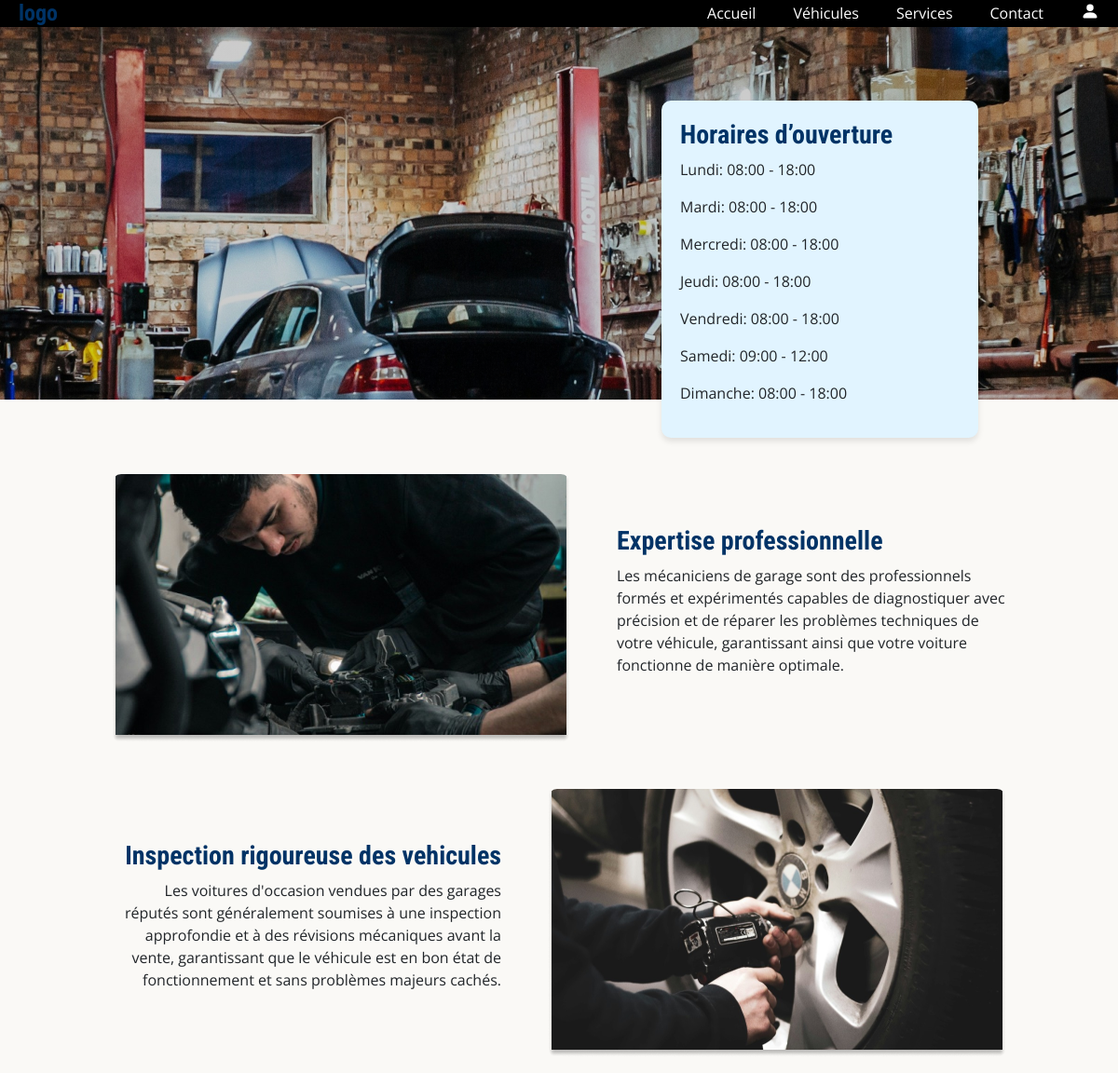
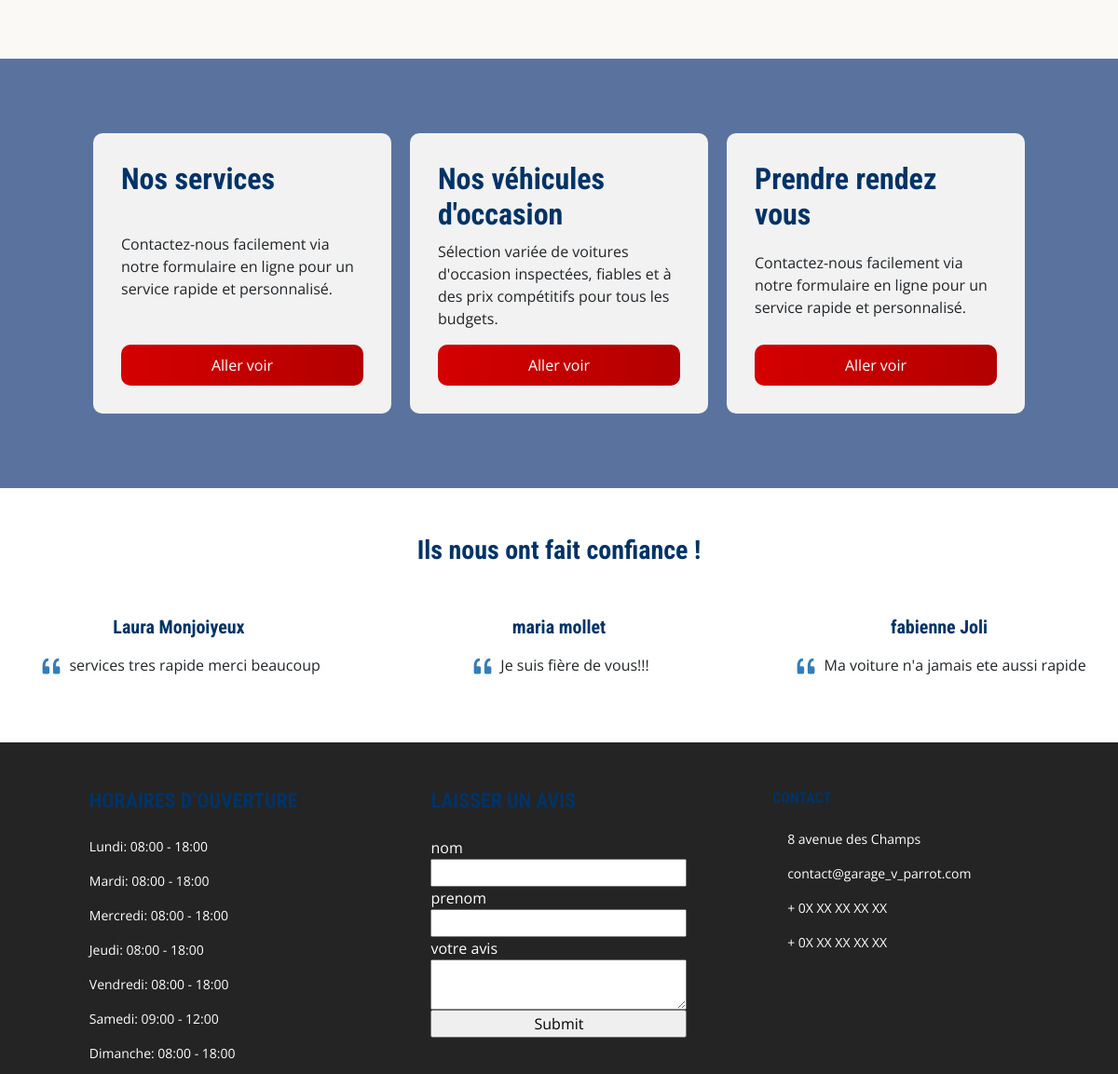
The page / on the database its author committed (2 pictures, top to bottom).
### tables this page shows
CREATE TABLE `opening_hours` (
  `id` int NOT NULL AUTO_INCREMENT,
  `day` varchar(255) NOT NULL,
  `open_time` time NOT NULL,
  `close_time` time NOT NULL,
  PRIMARY KEY (`id`)
);

CREATE TABLE `commentaires_affiches` (
  `id` int NOT NULL AUTO_INCREMENT,
  `nom` varchar(30) DEFAULT NULL,
  `prenom` varchar(30) DEFAULT NULL,
  `commentaire` varchar(300) DEFAULT NULL,
  PRIMARY KEY (`id`)
);

### public/index.php (the view, shortened to what this page needs)
<?php
require_once '../includes/db.php';
$stmt = $pdo->query("SELECT day, open_time, close_time FROM opening_hours ORDER BY FIELD(day, 'Lundi', 'Mardi', 'Mercredi', 'Jeudi', 'Vendredi', 'Samedi', 'Dimanche')");
$hours = $stmt->fetchAll();
$stmt = $pdo->query("SELECT id, nom, prenom, commentaire FROM commentaires_affiches LIMIT 3");
$commentaires = $stmt->fetchAll();
?>
<!DOCTYPE html>
<html lang="en">
<head>
    <link rel="stylesheet" href="../style/header.css">
    <link rel="stylesheet" href="../style/footer.css">
    <link href="https://cdn.jsdelivr.net/npm/bootstrap@5.3.2/dist/css/bootstrap.min.css" rel="stylesheet">
</head>
<body style="background-color: #FAF9F6;">
    <?php include("../assets/header.php");?>
    <main>
    <section class="section-header">
        <div class="header-card">
            <h3>Horaires d’ouverture </h3>
            <?php foreach ($hours as $hour) {
    echo '<p class="horraire">' .htmlspecialchars($hour['day']) . ": " . date('H:i', strtotime($hour['open_time'])) . " - " . date('H:i', strtotime($hour['close_time'])) . '</p>' ;
}
?>
        </div>
    </section>
    <section class="arguments">
        <div class="argument argument1">
            <img src="../images/moteur-home.png" alt="">
            <div>
            <h3>Expertise professionnelle</h3>
            <p>Les mécaniciens de garage sont des professionnels formés et expérimentés capables de diagnostiquer avec précision et de réparer les problèmes techniques de votre véhicule, garantissant ainsi que votre voiture fonctionne de manière optimale.</p>
            </div>
        </div>
        <div class="argument argument2">
            <div>
            <h3>Inspection rigoureuse des vehicules</h3>
            <p>Les voitures d'occasion vendues par des garages réputés sont généralement soumises à une inspection approfondie et à des révisions mécaniques avant la vente, garantissant que le véhicule est en bon état de fonctionnement et sans problèmes majeurs cachés.</p>
            </div>
            <img src="../images/tire-home.png" alt="">
        </div>
    </section>
    <section class="section-direc">
        <div>
            <h2>Nos services</h2>
            <p>Contactez-nous facilement via notre formulaire en ligne pour un service rapide et personnalisé.</p>
            <button>Aller voir</button>
        </div>
        <div>
            <h2>Nos véhicules d'occasion</h2>
            <p>Sélection variée de voitures d'occasion inspectées, fiables et à des prix compétitifs pour tous les budgets.</p>
            <button>Aller voir</button>
        </div>
        <div>
            <h2>Prendre rendez vous</h2>
            <p>Contactez-nous facilement via notre formulaire en ligne pour un service rapide et personnalisé.</p>
            <button>Aller voir</button>
        </div>
    </section>
    <section class="reviews">
        <div class="row d-flex justify-content-center">
            <div class="col-md-10 col-xl-8 text-center">
                <h3 class="mb-4">Ils nous ont fait confiance !</h3>
            </div>
        </div>
        <div class="row text-center">
        <?php foreach ($commentaires as $commentaire): ?>
            <div class="col-md-4 mb-5 mb-md-0 review">
                <h5 class="mb-3"><?php echo htmlspecialchars($commentaire['prenom']) . " " . htmlspecialchars($commentaire['nom']); ?></h5>
                <p class="px-xl-3">
                <?php echo htmlspecialchars($commentaire['commentaire']); ?>
                </p>
            </div>
            <?php endforeach;?>
        </div>
    </section>
</main>
    <?php include("../assets/footer.php");?>
</body>
</html>

### assets/header.php
    <header>
    <h1>logo</h1>
    <nav>
        <ul>
            <li><a href="index.php">Accueil</a></li>
            <li><a href="vehicles.php">Véhicules</a></li>
            <li><a href="services.php">Services</a></li>
            <li><a href="contact.php">Contact</a></li>
            <li><a href="login.php"><svg xmlns="http://www.w3.org/2000/svg" width="16" height="16" fill="currentColor" class="bi bi-person-fill" viewBox="0 0 16 16">
  <path d="M3 14s-1 0-1-1 1-4 6-4 6 3 6 4-1 1-1 1zm5-6a3 3 0 1 0 0-6 3 3 0 0 0 0 6"/>
</svg></a></li>
        </ul>
    </nav>
</header>

### assets/footer.php (shortened to what this page needs)
<?php
$stmt = $pdo->query("SELECT day, open_time, close_time FROM opening_hours ORDER BY FIELD(day, 'Lundi', 'Mardi', 'Mercredi', 'Jeudi', 'Vendredi', 'Samedi', 'Dimanche')");
$hours = $stmt->fetchAll();
?>
<footer>
    <div class="footer">
        <div class="footer-horraires col-md-4 col-lg-3 col-xl-3 mx-auto mb-md-0 mb-4">
            <h3 class="text-uppercase fw-bold mb-4">Horaires d’ouverture </h3>
            <?php foreach ($hours as $hour) {
            echo '<p class="horraire">' .htmlspecialchars($hour['day']) . ": " . date('H:i', strtotime($hour['open_time'])) . " - " . date('H:i', strtotime($hour['close_time'])) . '</p>' ;
            }
?>
        </div>
        <div class="footer-avis col-md-4 col-lg-3 col-xl-3 mx-auto mb-md-0 mb-4">
            <h3 class="text-uppercase fw-bold mb-4">laisser un avis</h3>
            <form style="display:flex; flex-direction:column;" method="post">
                <label for="">nom</label>
                <input type="text" name="nom">
                <label for="">prenom</label>
                <input type="text" name="prenom">
                <label for="">votre avis</label>
                <textarea name="commentaire" id=""></textarea>
                <input type="submit">
            </form>
        </div>
        <div class="col-md-4 col-lg-3 col-xl-3 mx-auto mb-md-0 mb-4">
          <h6 class="text-uppercase fw-bold mb-4">Contact</h6>
          <p><i class="fas fa-home me-3"></i> 8 avenue des Champs</p>
          <p>
            contact@garage_v_parrot.com
          </p>
          <p><i class="fas fa-phone me-3"></i> + 0X XX XX XX XX</p>
          <p><i class="fas fa-print me-3"></i> + 0X XX XX XX XX</p>
        </div>
    </div>
</footer>

### style/header.css (style rules this page uses)
header { font-family: 'Open Sans' !important; display: flex; justify-content: space-between; align-items: center; background-color: black; padding: 0 20px; box-shadow: 0 2px 4px rgba(0,0,0,0.1); color: white; }
header h1 { margin: 0; font-size: 1.5em; }
header ul { gap: 40px; display: flex; list-style-type: none; margin: 0; padding: 0; }
header a { color: white; text-decoration: none; transition: color 0.2s; }
.bi-person-fill { fill: white; width: 20px; height: 20px; vertical-align: -0.125em; }

### style/footer.css (style rules this page uses)
footer { background-color: #242424; color: white !important; }
.footer { width: 100%; height: 356px; display: flex; justify-content: space-between; padding: 50px; }
.footer p { font-size: 14px; }
.footer h3 { font-size: 22px; }

### public/index.php (style rules this page uses)
body { font-family: 'Open Sans', sans-serif; overflow-x: hidden; background-color: #FAF9F6; }
h1, h2, h3, h4, h5, h6 { color: #003366; font-family: 'Roboto Condensed', sans-serif; font-weight: bold; }
p { font-size: 1rem; line-height: 1.5; }
.section-header { background: linear-gradient(rgba(0, 0, 0, 0.2), rgba(0, 0, 0, 0.2)), url("../images/image-header-home.png") no-repeat center center; height: 400px; display: flex; justify-content: flex-end; align-items: center; }
.header-card { position: relative; bottom: -60px; background-color: #E1F4FF; padding: 20px; margin-right: 150px; width: 340px; box-shadow: 0 4px 6px rgba(0, 0, 0, .1); border-radius: 10px; }
.arguments { margin: 80px auto; max-width: 960px; }
.argument { display: flex; align-items: center; margin-bottom: 50px; }
.argument img { max-width: 100%; height: auto; border-radius: 10px; }
.argument div { margin-left: 50px; }
.argument:nth-child(even) div { margin-left: 0; margin-right: 50px; text-align: right; }
.argument:nth-child(even) img { order: 2; }
.section-direc { background-color: #5A729E; padding: 80px 0; display: flex; flex-wrap: wrap; justify-content: center; gap: 20px; }
.section-direc div { background-color: #F2F2F2; padding: 30px; border-radius: 10px; width: 320px; display: flex; flex-direction: column; justify-content: space-between; }
.reviews { padding: 50px 0; background-color: #fff; text-align: center; }
.review { margin-top: 30px; }
.review svg { color: #337db9; }
button { background-image: linear-gradient(to right, #D50000, #B20000); color: white; border: none; border-radius: 10px; padding: 10px 15px; cursor: pointer; }

### rows shown on the page
opening_hours: day "Lundi", open_time "08:00", close_time "18:00"
opening_hours: day "Mardi", open_time "08:00", close_time "18:00"
opening_hours: day "Mercredi", open_time "08:00", close_time "18:00"
opening_hours: day "Jeudi", open_time "08:00", close_time "18:00"
opening_hours: day "Vendredi", open_time "08:00", close_time "18:00"
opening_hours: day "Samedi", open_time "09:00", close_time "12:00"
opening_hours: day "Dimanche", open_time "08:00", close_time "18:00"
commentaires_affiches: prenom "Laura", nom "Monjoiyeux", commentaire "services tres rapide merci beaucoup"
commentaires_affiches: prenom "maria", nom "mollet", commentaire "Je suis fière de vous!!!"
commentaires_affiches: prenom "fabienne", nom "Joli", commentaire "Ma voiture n'a jamais ete aussi rapide"
